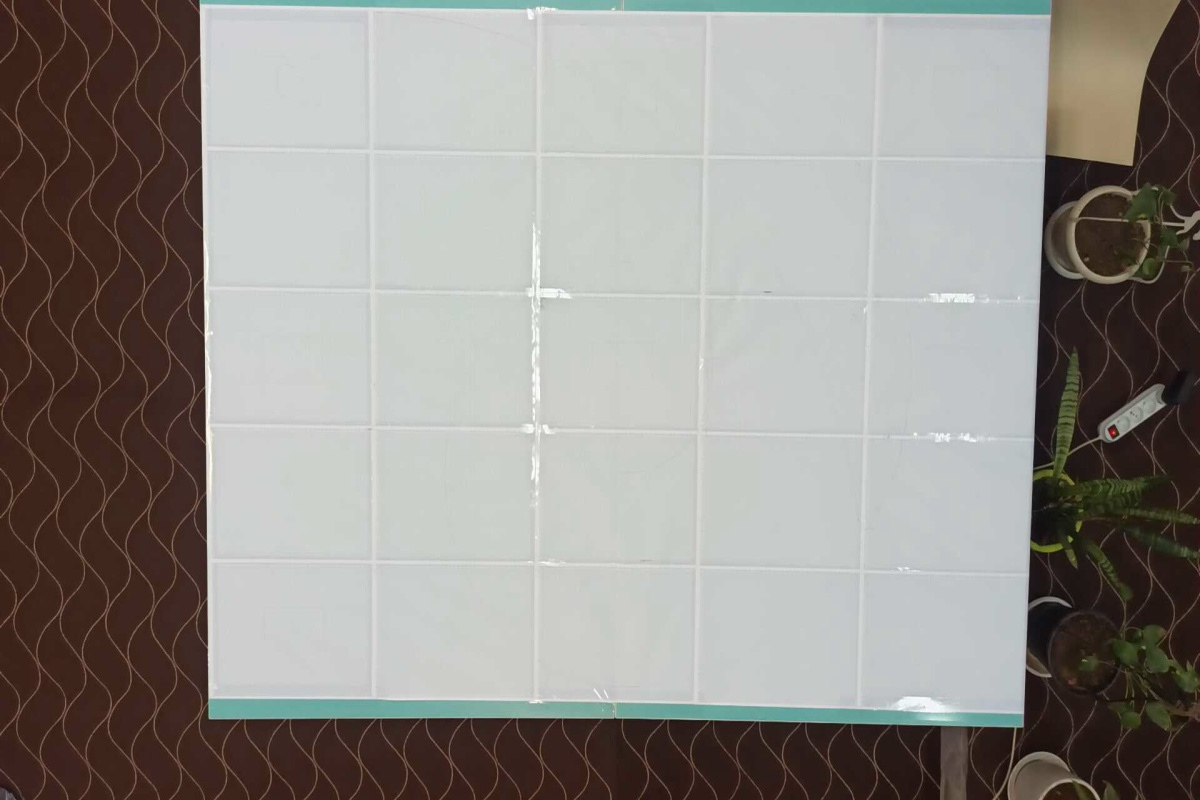
#> input picture image_aruco/ff.jpg, 1200 x 800 px
$ python -i ContourDetection.py   (imports and definitions only)
#> lines starting #> are read from the running program, lines starting #| are printed output that depends on the picture; after the words box and inside, x2 and y2 are one past the last pixel; in counts of white or black regions, pixels touching at a corner belong together
#> further down, picture is the input picture: shape (800, 1200, 3); mean B, G, R 138.9, 143.5, 146.8
import numpy as np
import cv2

def bigest_contour(img):
    img = cv2.cvtColor(img,cv2.COLOR_BGR2GRAY)
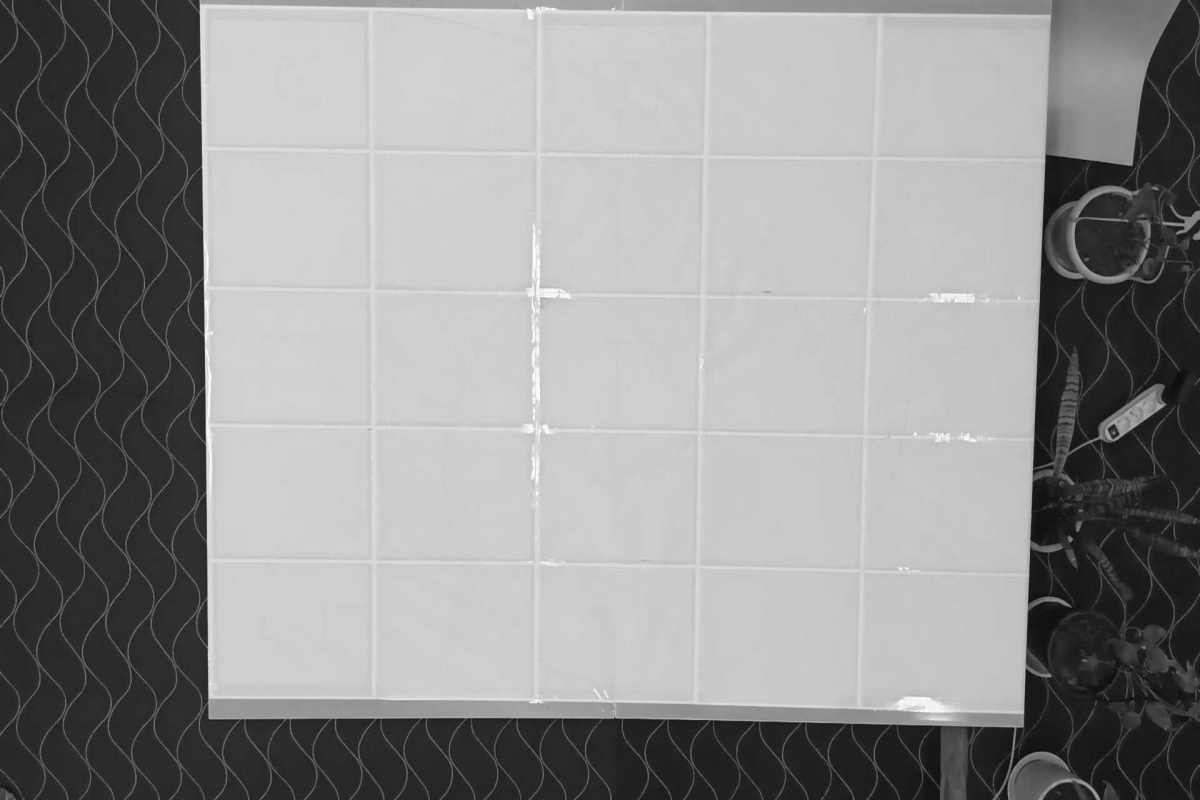
#> img: shape (800, 1200); min 9, max 255, mean 144
    img = cv2.blur(img,(3,3),0)
    blank = np.zeros(shape=img.shape,dtype='uint8')
    canny = cv2.Canny(img, 20, 255)
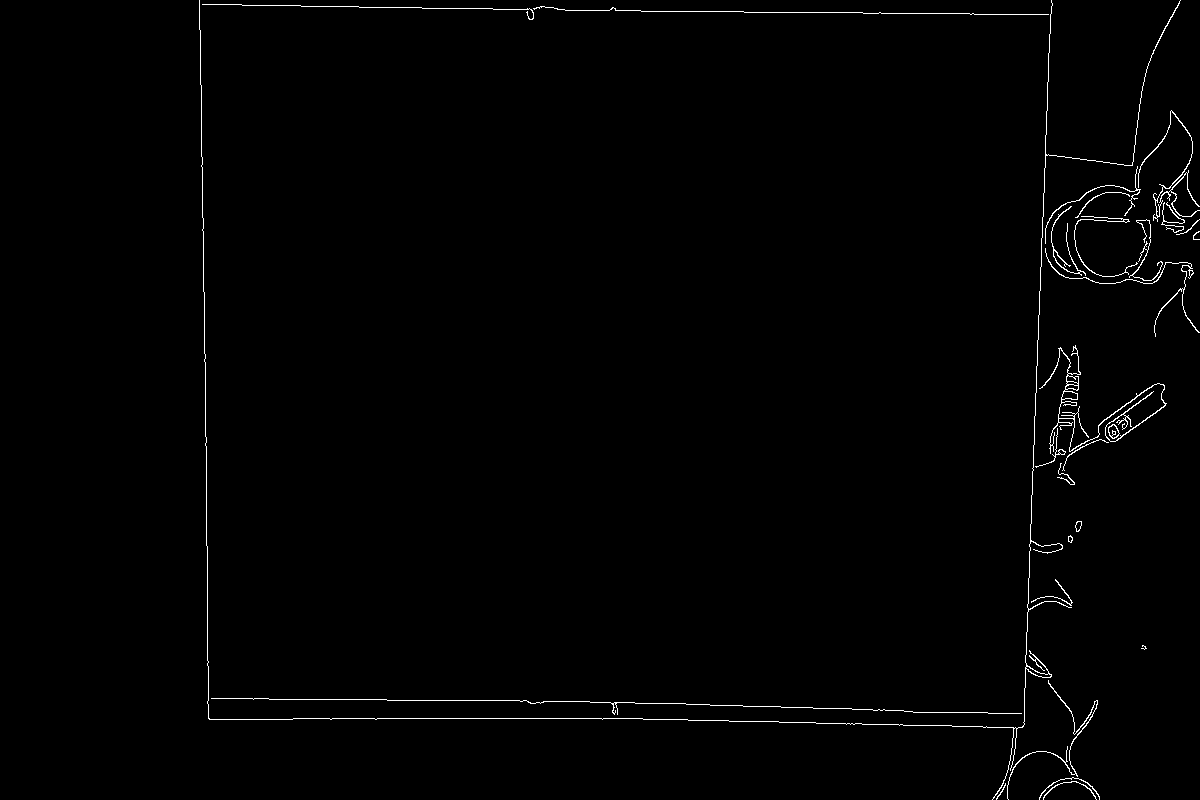
#> canny: shape (800, 1200); 0.9% white in thin lines or dots, all inside (x1, y1, x2, y2) = (199, 0, 1200, 800)
    cv2.imshow('canny-FUN', canny)
    contours, hier = cv2.findContours(canny, cv2.RETR_LIST, cv2.CHAIN_APPROX_NONE)
#> contours = 40 contours, 15 with area under 20; largest, box (x1, y1, x2, y2) and area: (1039, 345, 1167, 454) 459, (199, 0, 1181, 800) 192, (1138, 110, 1200, 222) 132, (1108, 424, 1120, 439) 108, (1061, 391, 1078, 400) 103
    li = []
    max_area = 0
    for i in range(len(contours)):
        area = (cv2.contourArea(contours[i]))
        if area > max_area :
            max_area = area
            index = i
        tu = [i, area]
        li.append(tu)
#> this loop made 40 passes
#> (area, max_area, tu) on passes 2, 3, 5, 20, 25: (25, 25, [1, 25]), (26, 26, [2, 26]), (95.5, 95.5, [4, 95.5]), (108, 108, [19, 108]), (459, 459, [24, 459])
#> (area, tu) on passes 6, 8, 10, 11, 12, 15: (85.5, [5, 85.5]), (24.5, [7, 24.5]), (21.5, [9, 21.5]), (40, [10, 40]), (44, [11, 44]), (20, [14, 20])
#> after the loop, index = 24; li = 40 pairs, first value 0 to 39, second value 1.5 to 459; max_area = 459
    print(li)
#> (printed output is left out)
#> (the run stopped early here; a loop or call above may not have finished)

$ run again, on image_aruco/img_1.jpg
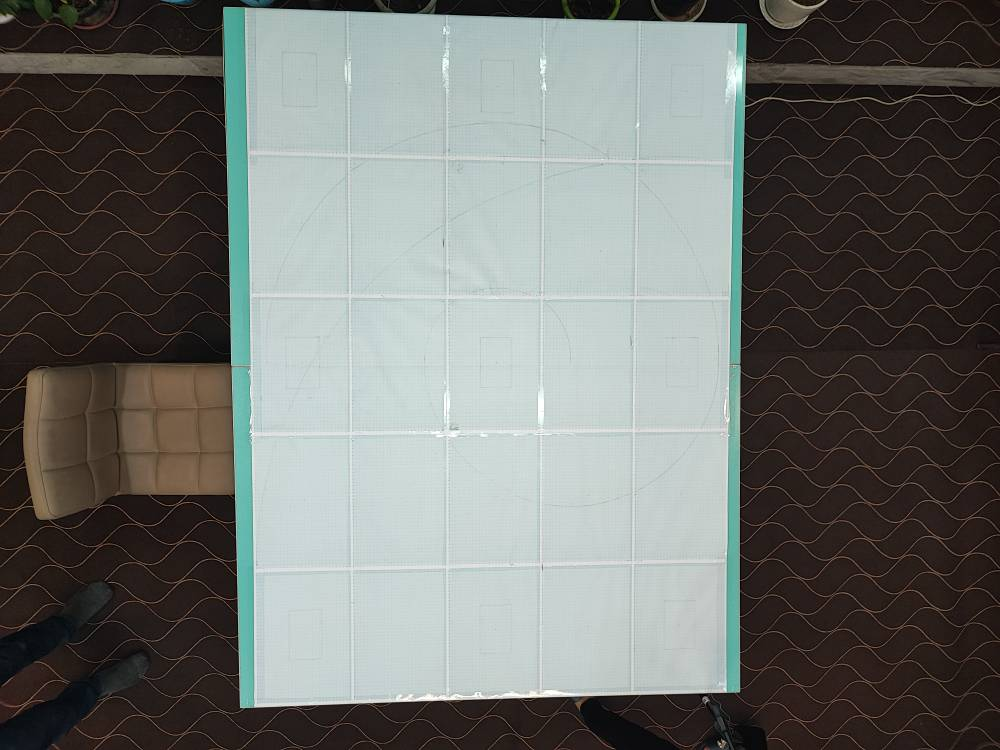
#> input picture image_aruco/img_1.jpg, 1000 x 750 px
#> picture is the input picture: shape (750, 1000, 3); mean B, G, R 109.9, 113.4, 111
#> in bigest_contour, `img = cv2.cvtColor(img,cv2.COLOR_BGR2GRAY)`:
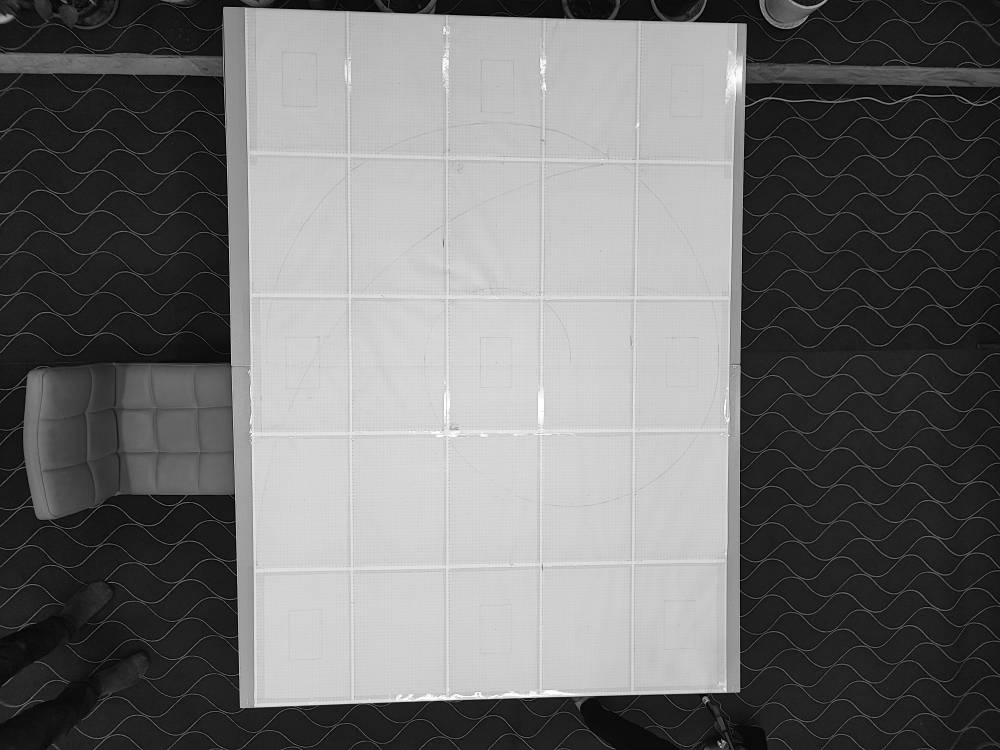
#> img: shape (750, 1000); min 0, max 255, mean 112.3
#> in bigest_contour, `canny = cv2.Canny(img, 20, 255)`:
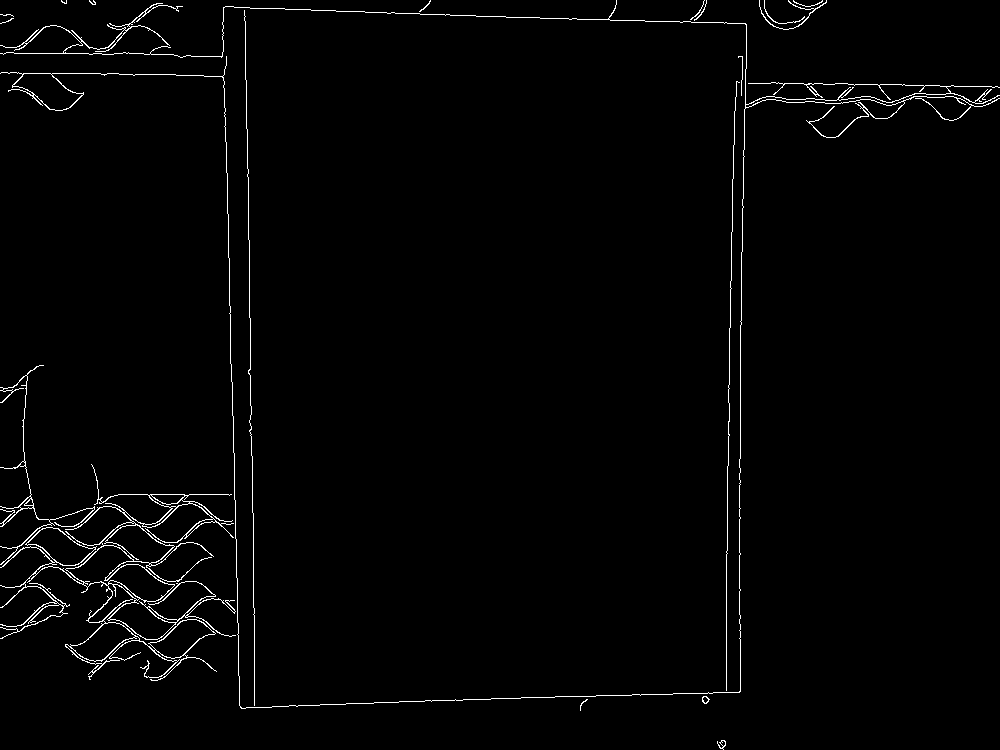
#> canny: shape (750, 1000); 1.5% white in thin lines or dots
#> contours = 45 contours, 22 with area under 20; largest, box (x1, y1, x2, y2) and area: (0, 464, 236, 681) 9578, (65, 545, 175, 602) 2557, (0, 0, 1000, 709) 1744, (101, 522, 175, 564) 1510, (12, 73, 84, 111) 1334
#> the loop in bigest_contour, `for i in range(len(contours)):` made 45 passes
#> (area, max_area, tu) on passes 2, 5, 6, 7, 16, 26: (28, 28, [1, 28]), (36.5, 36.5, [4, 36.5]), (90, 90, [5, 90]), (1233.5, 1233.5, [6, 1233.5]), (2557, 2557, [15, 2557]), (9577.5, 9577.5, [25, 9577.5])
#> after the loop in bigest_contour, `for i in range(len(contours)):`: index = 25; li = 45 pairs, first value 0 to 44, second value 1 to 9577.5; max_area = 9577.5
#> (printed output is left out)
